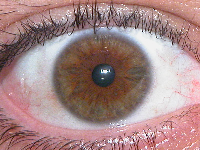
#> input picture UbirisPol/Train/1/Img_1_1_1.jpg, 200 x 150 px; its folder holds only this picture in this run
$ jupyter execute --allow-errors Untitled8.ipynb
#> lines starting #> are read from the running program, lines starting #| are printed output that depends on the picture
[cell 1]
from skimage import io
import glob
import os
import numpy as np

from PIL import Image
from numpy import asarray
from skimage.color import rgb2gray

[cell 2]
file_list = glob.glob(r'UbirisPol/Train/**/*.jpg')

# Once all the paths are retrieved, read the images one by one in a loop.
my_list = []
for file in file_list:
    image = io.imread(file)
#> image is the input picture: shape (150, 200, 3); mean R, G, B 165.4, 134.7, 134.3
    gyscale = rgb2gray(image)
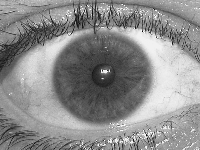
#> gyscale: shape (150, 200) float64; min 0.00618, max 1, mean 0.554
    im = np.concatenate(gyscale)   #https://stackoverflow.com/questions/61680490/python-how-can-i-convert-a-2d-grayscale-image-to-a-1d-vector
    my_list.append(im)
#> pass 2 of the loop `for file in file_list:`:
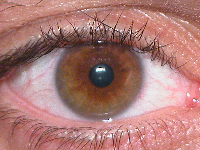
#> input picture UbirisPol/Train/2/Img_2_1_1.jpg, 200 x 150 px
#> image is the input picture: shape (150, 200, 3); mean R, G, B 171.9, 123, 118.8
#> `gyscale = rgb2gray(image)`:
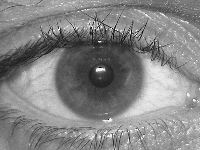
#> gyscale: shape (150, 200) float64; min 0.0217, max 0.996, mean 0.522

X=np.array(my_list)  #have data, need names
print(X.shape)
#| (2, 30000)

[cell 3]
#for names of images
dir_list = []
for root, dirs, files in os.walk("UbirisPol/Train"):
    dir_list.extend(files)
#> pass 2 of the loop `for root, dirs, files in os.walk("UbirisPol/Train"):`:
